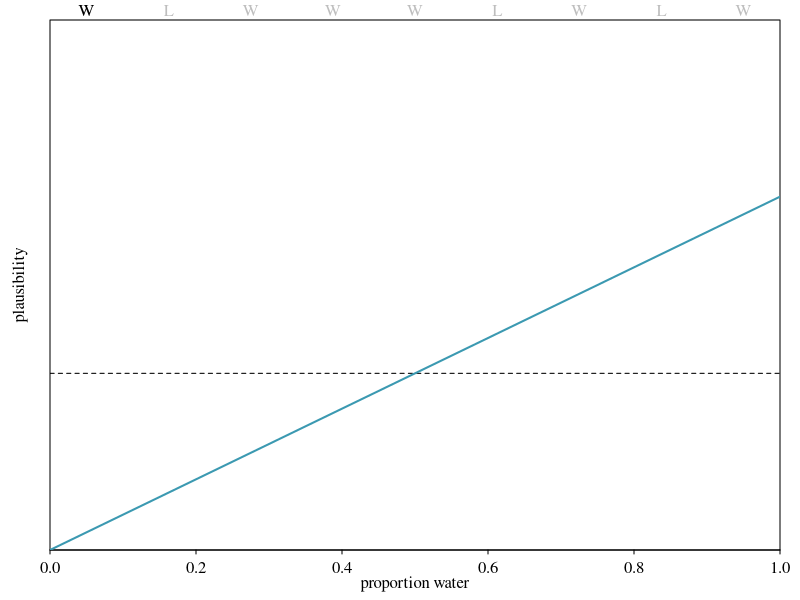
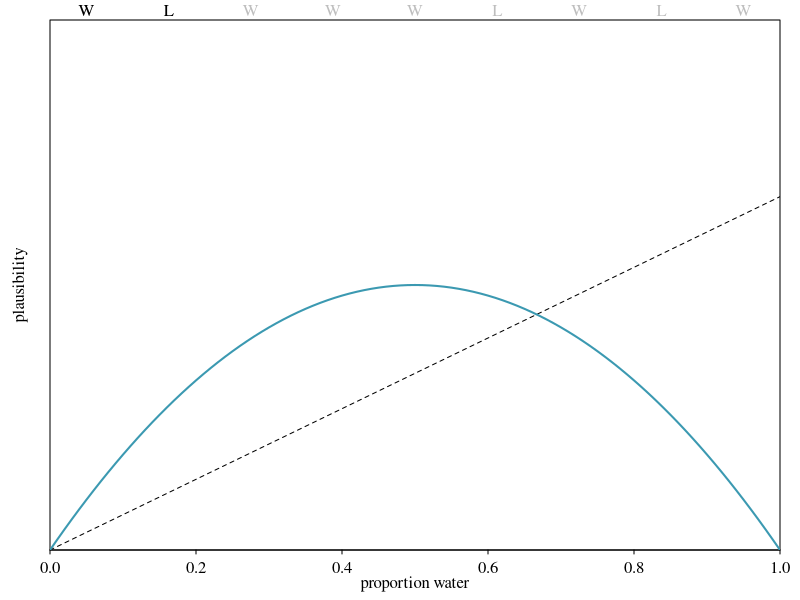
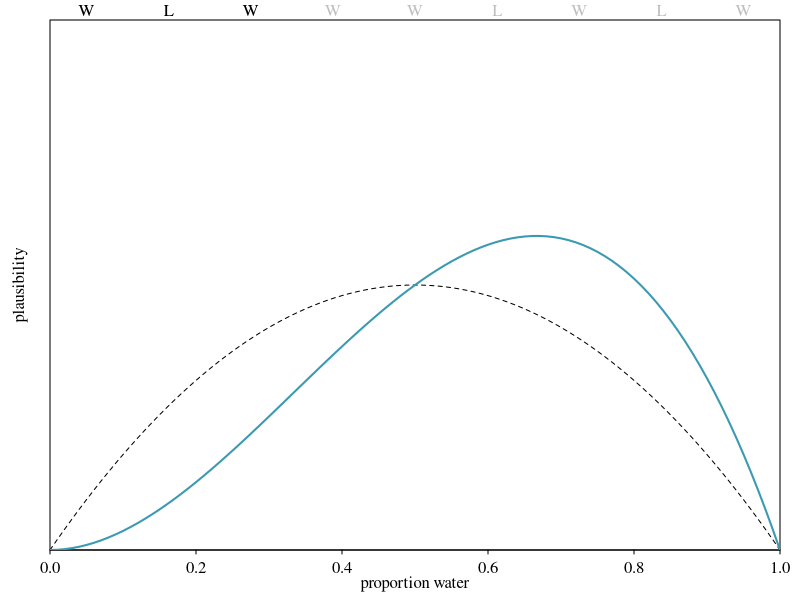
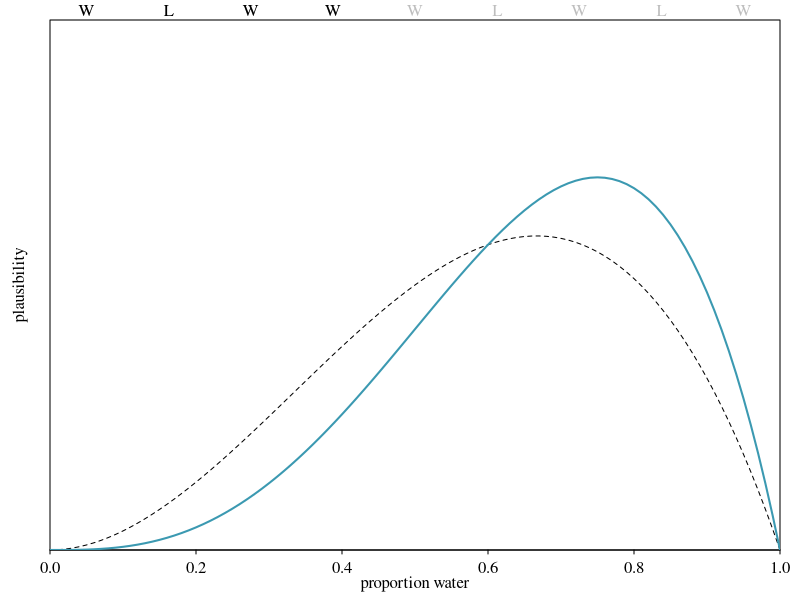
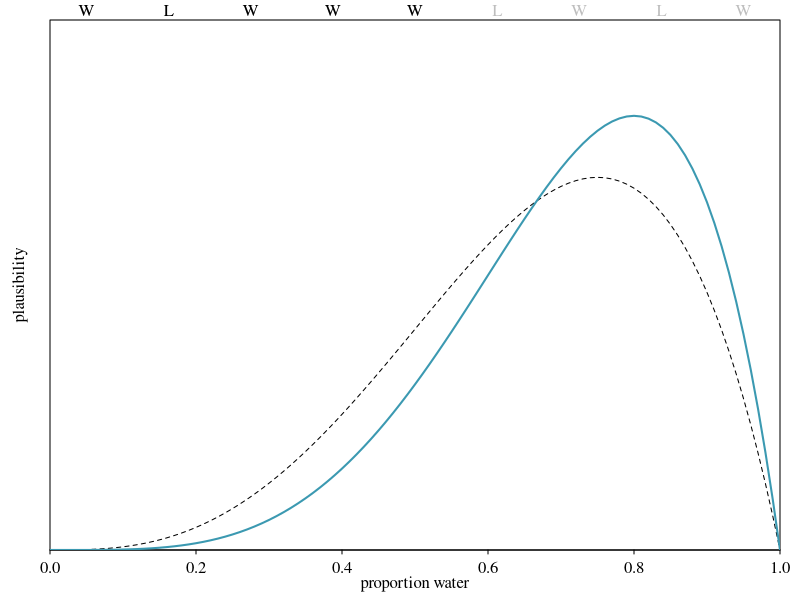
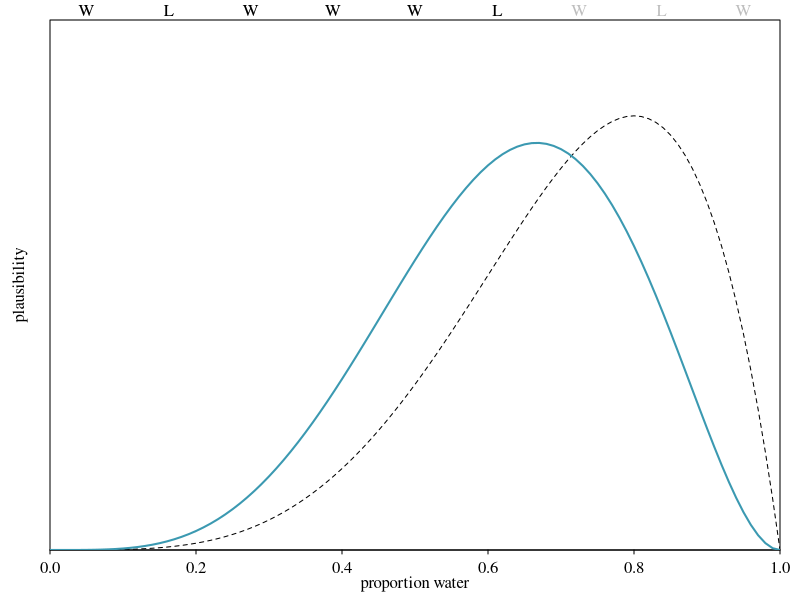
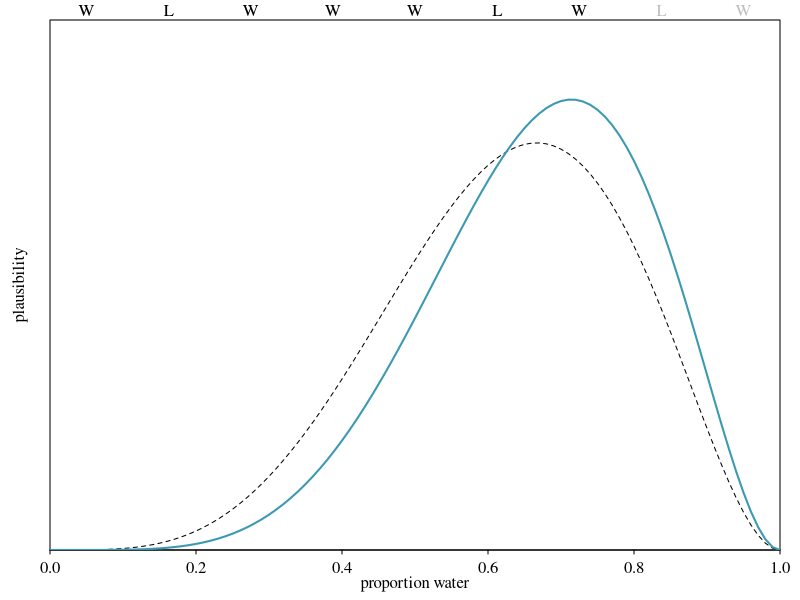
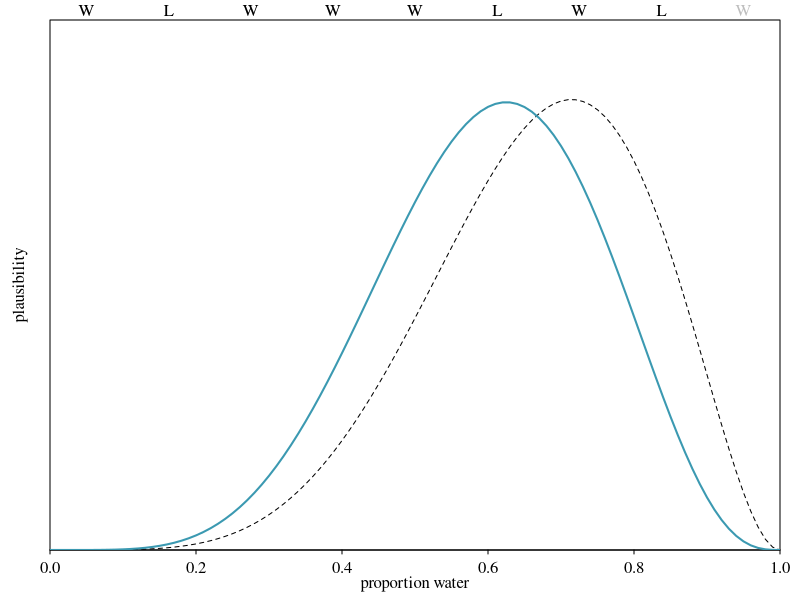

These charts were generated, in order, by the following R code:
## ---- chunk 1
par(mgp = c(1.1, 0.35, 0), mar = c(2.5, 2.5, 1, 1), family = "serif", tcl = -0.2, las = 1)
par(bg = NA)

bplot <- function() {
  plot(0, 0, xlim = c(0, 1), xaxs = "i", type = "n", ylim = c(0, 1.5), yaxs = "i", axes = FALSE, ylab = "plausibility", xlab = "proportion water")
  axis(1)  
  box()
}
textfoo <- function(upto) {
  mtext(c("W", "L", "W", "W", "W", "L", "W", "L", "W"), at = seq(0.05, 0.95, length.out = 9), col = "grey")
  mtext(c("W", "L", "W", "W", "W", "L", "W", "L", "W")[1:upto], at = seq(0.05, 0.95, length.out = 9)[1:upto], col = "black")
}


xvals <- seq(0, 1, by = 0.01)

# 1
bplot()
textfoo(1)
points(xvals, dbeta(xvals, 1, 1)/2, type = "l", lty = 2)
points(xvals, dbeta(xvals, 2, 1)/2, type = "l", lty = 1, col = "#3B99B1", lwd = 2)

# 2
bplot()
textfoo(2)
points(xvals, dbeta(xvals, 2, 1)/2, type = "l", lty = 2)
points(xvals, dbeta(xvals, 2, 2)/2, type = "l", lty = 1, col = "#3B99B1", lwd = 2)

# 3
bplot()
textfoo(3)
points(xvals, dbeta(xvals, 2, 2)/2, type = "l", lty = 2)
points(xvals, dbeta(xvals, 3, 2)/2, type = "l", lty = 1, col = "#3B99B1", lwd = 2)

# 4
bplot()
textfoo(4)
points(xvals, dbeta(xvals, 3, 2)/2, type = "l", lty = 2)
points(xvals, dbeta(xvals, 4, 2)/2, type = "l", lty = 1, col = "#3B99B1", lwd = 2)

# 5
bplot()
textfoo(5)
points(xvals, dbeta(xvals, 4, 2)/2, type = "l", lty = 2)
points(xvals, dbeta(xvals, 5, 2)/2, type = "l", lty = 1, col = "#3B99B1", lwd = 2)

# 6
bplot()
textfoo(6)
points(xvals, dbeta(xvals, 5, 2)/2, type = "l", lty = 2)
points(xvals, dbeta(xvals, 5, 3)/2, type = "l", lty = 1, col = "#3B99B1", lwd = 2)

# 7
bplot()
textfoo(7)
points(xvals, dbeta(xvals, 5, 3)/2, type = "l", lty = 2)
points(xvals, dbeta(xvals, 6, 3)/2, type = "l", lty = 1, col = "#3B99B1", lwd = 2)

# 8
bplot()
textfoo(8)
points(xvals, dbeta(xvals, 6, 3)/2, type = "l", lty = 2)
points(xvals, dbeta(xvals, 6, 4)/2, type = "l", lty = 1, col = "#3B99B1", lwd = 2)

# 9
bplot()
textfoo(9)
points(xvals, dbeta(xvals, 6, 4)/2, type = "l", lty = 2)
points(xvals, dbeta(xvals, 7, 4)/2, type = "l", lty = 1, col = "#3B99B1", lwd = 2)
## ---- chunk 2
par(mfrow = c(3, 3))

bplot <- function() {
  plot(0, 0, xlim = c(0, 1), xaxs = "i", type = "n", ylim = c(0, 1.5), yaxs = "i", axes = FALSE, ylab = "plausibility", xlab = "proportion water")
  axis(1)  
  box()
}
textfoo <- function(upto) {
  mtext(c("W", "L", "W", "W", "W", "L", "W", "L", "W"), at = seq(0.05, 0.95, length.out = 9), col = "grey")
  mtext(c("W", "L", "W", "W", "W", "L", "W", "L", "W")[1:upto], at = seq(0.05, 0.95, length.out = 9)[1:upto], col = "black")
}


xvals <- seq(0, 1, by = 0.01)

# 1
bplot()
textfoo(1)
points(xvals, dbeta(xvals, 1, 1)/2, type = "l", lty = 2)
points(xvals, dbeta(xvals, 2, 1)/2, type = "l", lty = 1, col = "#3B99B1", lwd = 2)

# 2
bplot()
textfoo(2)
points(xvals, dbeta(xvals, 2, 1)/2, type = "l", lty = 2)
points(xvals, dbeta(xvals, 2, 2)/2, type = "l", lty = 1, col = "#3B99B1", lwd = 2)

# 3
bplot()
textfoo(3)
points(xvals, dbeta(xvals, 2, 2)/2, type = "l", lty = 2)
points(xvals, dbeta(xvals, 3, 2)/2, type = "l", lty = 1, col = "#3B99B1", lwd = 2)

# 4
bplot()
textfoo(4)
points(xvals, dbeta(xvals, 3, 2)/2, type = "l", lty = 2)
points(xvals, dbeta(xvals, 4, 2)/2, type = "l", lty = 1, col = "#3B99B1", lwd = 2)

# 5
bplot()
textfoo(5)
points(xvals, dbeta(xvals, 4, 2)/2, type = "l", lty = 2)
points(xvals, dbeta(xvals, 5, 2)/2, type = "l", lty = 1, col = "#3B99B1", lwd = 2)

# 6
bplot()
textfoo(6)
points(xvals, dbeta(xvals, 5, 2)/2, type = "l", lty = 2)
points(xvals, dbeta(xvals, 5, 3)/2, type = "l", lty = 1, col = "#3B99B1", lwd = 2)

# 7
bplot()
textfoo(7)
points(xvals, dbeta(xvals, 5, 3)/2, type = "l", lty = 2)
points(xvals, dbeta(xvals, 6, 3)/2, type = "l", lty = 1, col = "#3B99B1", lwd = 2)

# 8
bplot()
textfoo(8)
points(xvals, dbeta(xvals, 6, 3)/2, type = "l", lty = 2)
points(xvals, dbeta(xvals, 6, 4)/2, type = "l", lty = 1, col = "#3B99B1", lwd = 2)

# 9
bplot()
textfoo(9)
points(xvals, dbeta(xvals, 6, 4)/2, type = "l", lty = 2)
points(xvals, dbeta(xvals, 7, 4)/2, type = "l", lty = 1, col = "#3B99B1", lwd = 2)




par(mfrow = c(1, 1))
